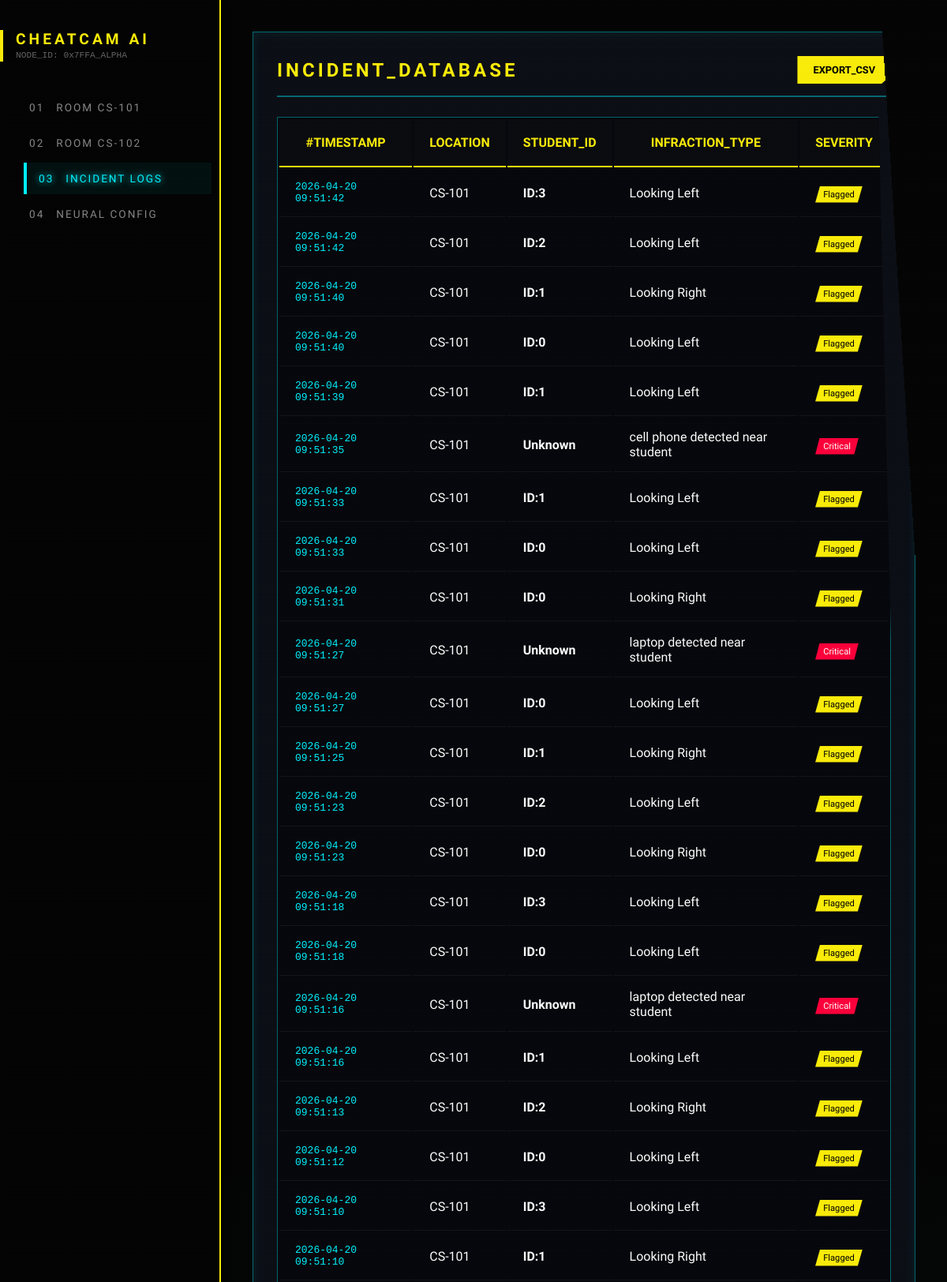
The page /database (upper part) on the database its author committed.
### tables this page shows
CREATE TABLE incidents
                 (id INTEGER PRIMARY KEY AUTOINCREMENT,
                  timestamp TEXT,
                  location TEXT,
                  student_id TEXT,
                  infraction TEXT,
                  status TEXT);

### app.py (the view)
@app.route('/database')
def database():
    conn = sqlite3.connect('cheatcam.db')
    c = conn.cursor()
    c.execute("SELECT timestamp, location, student_id, infraction, status FROM incidents ORDER BY id DESC")
    incidents = c.fetchall()
    conn.close()
    return render_template('Database.html', incidents=incidents)

### templates/Database.html (shortened to what this page needs)
<!DOCTYPE html>
<html lang="en">
<head>
    <link rel="stylesheet" href="{{ url_for('static', filename='style.css') }}">
</head>
<body>
    <div id="tsparticles"></div>
    <div class="app-wrapper">
        <nav class="sidebar">
            <div class="sidebar-brand">
                <h2 class="glitch-text">CHEATCAM AI</h2>
                <p style="color: #666; font-size: 0.7rem; margin-top: 5px; font-family: monospace;">NODE_ID: 0x7FFA_ALPHA</p>
            </div>
            <a href="{{ url_for('dashboard') }}" class="nav-link"><span>01</span> Room CS-101</a>
            <a href="{{ url_for('classroom') }}" class="nav-link"><span>02</span> Room CS-102</a>
            <a href="{{ url_for('database') }}" class="nav-link active"><span>03</span> Incident Logs</a>
            <a href="#" class="nav-link"><span>04</span> Neural Config</a>
        </nav>
        <main class="main-content" style="grid-template-columns: 1fr;">
            <div class="glass-panel" style="display: flex; flex-direction: column;">
                <div style="display: flex; justify-content: space-between; align-items: center; margin-bottom: 25px; border-bottom: 2px solid var(--cyber-border); padding-bottom: 15px;">
                    <h2 style="color: var(--cyber-yellow); font-size: 1.5rem;">INCIDENT_DATABASE</h2>
                    <button class="neon-btn" style="margin-top: 0; padding: 10px 20px; font-size: 0.8rem; height: auto;">Export_CSV</button>
                </div>
                <div class="glass-table-container">
                    <table class="glass-table">
                        <thead>
                            <tr>
                                <th>#TIMESTAMP</th>
                                <th>LOCATION</th>
                                <th>STUDENT_ID</th>
                                <th>INFRACTION_TYPE</th>
                                <th>SEVERITY</th>
                            </tr>
                        </thead>
                        <tbody id="database-body">
                            {% if incidents %}
                                {% for incident in incidents %}
                                <tr>
                                    <td style="font-family: monospace; color: var(--cyber-blue);">{{ incident[0] }}</td>
                                    <td>{{ incident[1] }}</td>
                                    <td style="font-weight: 700;">{{ incident[2] }}</td>
                                    <td>{{ incident[3] }}</td>
                                    <td>
                                        <span class="badge {{ 'critical' if incident[4] == 'Critical' else 'warning' if incident[4] == 'Flagged' else '' }}">
                                            {{ incident[4] }}
                                        </span>
                                    </td>
                                </tr>
                                {% endfor %}
                            {% else %}
                                <tr>
                                    <td colspan="5" style="text-align: center; color: #444; padding: 60px; font-family: 'Orbitron';">NO_INCIDENTS_DETECTED_IN_SECTOR</td>
                                </tr>
                            {% endif %}
                        </tbody>
                    </table>
                </div>
            </div>
        </main>
    </div>
</body>
</html>

### static/style.css (style rules this page uses)
:root { --cyber-yellow: #fcee0a; --cyber-blue: #00f3ff; --cyber-magenta: #ff00e6; --cyber-red: #ff003c; --cyber-black: #050505; --cyber-dark-gray: #0b0c10; --cyber-border: rgba(0, 243, 255, 0.4); --neon-glow: 0 0 10px rgba(0, 243, 255, 0.5); }
* { margin: 0; padding: 0; box-sizing: border-box; }
body { font-family: 'Rajdhani', sans-serif; background-color: var(--cyber-black); color: white; height: 100vh; overflow: hidden; position: relative; }
body::before { content: ""; position: absolute; top: 0; left: 0; width: 100%; height: 100%; background: repeating-linear-gradient(0deg, rgba(0,0,0,0.1) 0px, rgba(0,0,0,0.1) 1px, transparent 1px, transparent 2px), linear-gradient(90deg, rgba(255,0,230,0.02) 1px, transparent 1px); background-size: 100% 2px, 30px 100%; z-index: 10; pointer-events: none; opacity: 0.3; }
#tsparticles { position: absolute; width: 100%; height: 100%; z-index: -1; }
h1, h2, h3 { font-family: 'Orbitron', sans-serif; text-transform: uppercase; letter-spacing: 4px; font-weight: 900; }
.glass-panel { background: rgba(16, 18, 27, 0.8); backdrop-filter: blur(10px); border: 1px solid var(--cyber-border); position: relative; clip-path: polygon(0% 0%, 95% 0%, 100% 5%, 100% 100%, 5% 100%, 0% 95%); padding: 30px; box-shadow: inset 0 0 15px rgba(0, 243, 255, 0.1); transition: all 0.3s ease; }
.glass-panel::after { content: "SECURE_CHANNEL // CHEATCAM_AI"; position: absolute; bottom: 5px; right: 20px; font-family: monospace; font-size: 0.6rem; color: var(--cyber-blue); opacity: 0.5; }
.app-wrapper { display: flex; height: 100vh; width: 100vw; overflow: hidden; position: relative; z-index: 1; }
.sidebar { width: 280px; height: 100vh; background: rgba(5, 5, 5, 0.95); border-right: 2px solid var(--cyber-yellow); padding: 40px 20px; display: flex; flex-direction: column; z-index: 100; box-shadow: 10px 0 20px rgba(0, 0, 0, 0.5); flex-shrink: 0; }
.sidebar-brand { margin-bottom: 40px; text-align: left; position: relative; }
.sidebar-brand h2 { color: var(--cyber-yellow); font-size: 1.2rem; line-height: 1; }
.sidebar-brand::before { content: ""; position: absolute; left: -20px; top: 50%; width: 4px; height: 40px; background: var(--cyber-yellow); transform: translateY(-50%); }
.nav-link { color: #888; text-decoration: none; padding: 12px 15px; font-family: 'Orbitron', sans-serif; text-transform: uppercase; font-size: 0.85rem; letter-spacing: 2px; display: flex; align-items: center; gap: 15px; border-left: 2px solid transparent; margin-bottom: 5px; transition: all 0.2s cubic-bezier(0.175, 0.885, 0.32, 1.275); }
.nav-link:hover, .nav-link.active { color: var(--cyber-blue); background: rgba(0, 243, 255, 0.05); border-left: 4px solid var(--cyber-blue); transform: translateX(10px); text-shadow: 0 0 8px var(--cyber-blue); }
.neon-btn { background: var(--cyber-yellow); color: black; border: none; padding: 15px 30px; font-size: 1rem; font-family: 'Orbitron', sans-serif; font-weight: 900; cursor: pointer; clip-path: polygon(0 0, 100% 0, 100% 70%, 90% 100%, 0 100%); transition: 0.2s; text-transform: uppercase; text-decoration: none; display: inline-block; position: relative; }
.main-content { flex-grow: 1; padding: 40px; display: grid; grid-template-columns: 2fr 1fr; gap: 30px; background-image: radial-gradient(circle at 50% 50%, rgba(0, 243, 255, 0.05) 0%, transparent 70%); overflow-y: auto; height: 100vh; }
.glass-table-container { background: rgba(0, 0, 0, 0.4); border: 1px solid var(--cyber-border); clip-path: polygon(0 0, 98% 0, 100% 5%, 100% 100%, 2% 100%, 0 95%); }
.glass-table th { background: var(--cyber-dark-gray); color: var(--cyber-yellow); border-bottom: 2px solid var(--cyber-yellow); padding: 20px; }
.glass-table td { padding: 15px 20px; border-bottom: 1px solid rgba(255, 255, 255, 0.05); }
.badge { padding: 4px 10px; font-size: 0.7rem; font-family: 'Orbitron', sans-serif; clip-path: polygon(10% 0, 100% 0, 90% 100%, 0 100%); }
.badge.critical { background: var(--cyber-red); color: white; }
.badge.warning { background: var(--cyber-yellow); color: black; }

### rows shown on the page
incidents: timestamp "2026-04-20 09:51:42", location "CS-101", student "ID:3", infraction "Looking Left", status "Flagged"
incidents: timestamp "2026-04-20 09:51:42", location "CS-101", student "ID:2", infraction "Looking Left", status "Flagged"
incidents: timestamp "2026-04-20 09:51:40", location "CS-101", student "ID:1", infraction "Looking Right", status "Flagged"
incidents: timestamp "2026-04-20 09:51:40", location "CS-101", student "ID:0", infraction "Looking Left", status "Flagged"
incidents: timestamp "2026-04-20 09:51:39", location "CS-101", student "ID:1", infraction "Looking Left", status "Flagged"
incidents: timestamp "2026-04-20 09:51:35", location "CS-101", student "Unknown", infraction "cell phone detected near student", status "Critical"
incidents: timestamp "2026-04-20 09:51:33", location "CS-101", student "ID:1", infraction "Looking Left", status "Flagged"
incidents: timestamp "2026-04-20 09:51:33", location "CS-101", student "ID:0", infraction "Looking Left", status "Flagged"
incidents: timestamp "2026-04-20 09:51:31", location "CS-101", student "ID:0", infraction "Looking Right", status "Flagged"
incidents: timestamp "2026-04-20 09:51:27", location "CS-101", student "Unknown", infraction "laptop detected near student", status "Critical"
incidents: timestamp "2026-04-20 09:51:27", location "CS-101", student "ID:0", infraction "Looking Left", status "Flagged"
incidents: timestamp "2026-04-20 09:51:25", location "CS-101", student "ID:1", infraction "Looking Right", status "Flagged"
incidents: timestamp "2026-04-20 09:51:23", location "CS-101", student "ID:2", infraction "Looking Left", status "Flagged"
incidents: timestamp "2026-04-20 09:51:23", location "CS-101", student "ID:0", infraction "Looking Right", status "Flagged"
incidents: timestamp "2026-04-20 09:51:18", location "CS-101", student "ID:3", infraction "Looking Left", status "Flagged"
incidents: timestamp "2026-04-20 09:51:18", location "CS-101", student "ID:0", infraction "Looking Left", status "Flagged"
incidents: timestamp "2026-04-20 09:51:16", location "CS-101", student "Unknown", infraction "laptop detected near student", status "Critical"
incidents: timestamp "2026-04-20 09:51:16", location "CS-101", student "ID:1", infraction "Looking Left", status "Flagged"
incidents: timestamp "2026-04-20 09:51:13", location "CS-101", student "ID:2", infraction "Looking Right", status "Flagged"
incidents: timestamp "2026-04-20 09:51:12", location "CS-101", student "ID:0", infraction "Looking Left", status "Flagged"
incidents: timestamp "2026-04-20 09:51:10", location "CS-101", student "ID:3", infraction "Looking Left", status "Flagged"
incidents: timestamp "2026-04-20 09:51:10", location "CS-101", student "ID:1", infraction "Looking Right", status "Flagged"
